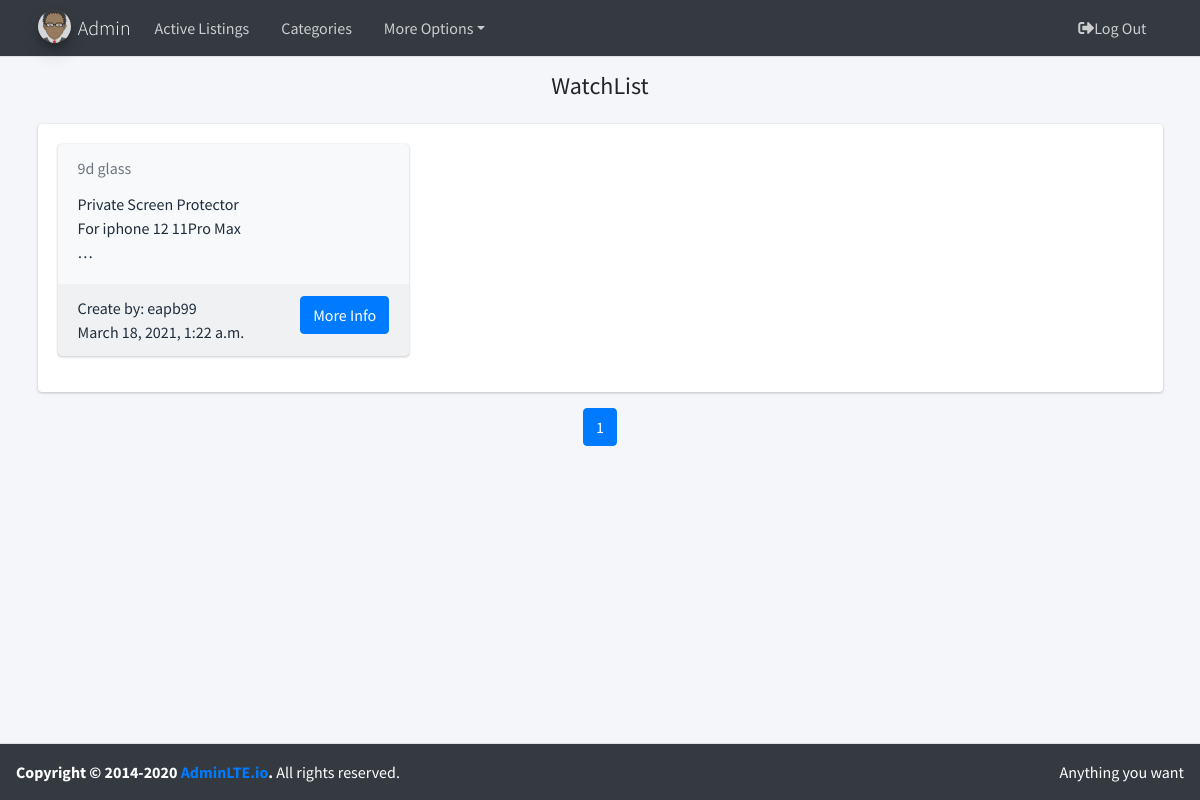
/watchlist/ (signed in), run on the app's committed database.
### auctions/models.py (models this page shows, shortened)
class User(AbstractUser):
    def __str__(self):
        return  f'{self.username}'

class Listing(models.Model):
    lis_name = models.CharField(max_length=50, verbose_name='name')
    lis_description = models.TextField(max_length=500, verbose_name='description')
    lis_image = models.CharField(max_length=500, verbose_name='image')
    lis_active = models.BooleanField(default=True, verbose_name='active')
    lis_date = models.DateTimeField(auto_now=True, verbose_name='date')
    lis_price = models.DecimalField(validators=[MinValueValidator(0)], max_digits=10, decimal_places=2, verbose_name='price')
    lis_user = models.ForeignKey(User, on_delete=models.CASCADE, related_name="listing_user", blank=True, verbose_name='User')
    category = models.ManyToManyField(Category, blank=True, related_name="listing_category")
    watchlist = models.ManyToManyField(User, related_name='watchlist', blank=True)
    class Meta:
        ordering = ['id']

### auctions/views.py (the view)
# urls.py: path('watchlist/', views.ListingListView.as_view(), name='watch'),
class ListingListView(ListView):
    paginate_by = 12
    model = Listing
    template_name = 'listings/listlisting.html'
    def dispatch(self, request, *args, **kwargs):
        if not request.user.is_authenticated:
            return HttpResponseRedirect(reverse('login'))
        return super().dispatch(request, *args, **kwargs)
    def get_queryset(self):
        qs = self.model.objects.filter(watchlist=self.request.user)
        return qs
    def get_context_data(self, **kwargs):
        context = super().get_context_data(**kwargs)
        context['title'] = 'WatchList'
        context['name_page'] = 'WatchlistPage'
        return context

### auctions/templates/listings/listlisting.html (shortened to what this page needs)
{% extends "base/body.html" %}
{% load static %}
{% block cheader %}
    {% if user.is_authenticated %}
        <h4 class="text-center"> {{ title }}</h4>
    {% endif %}
{% endblock %}
{% block content %}
    {% if user.is_authenticated %}
        {% if object_list %}
            <div class="card card-success">
                <div class="card-body">
                    <div class="row">
                        {% for foo in object_list %}
                            <div class="col-12 col-sm-6 col-md-4 d-flex align-items-stretch" id ='lis-card'>
                                <div class="card bg-light">
                                    <div class="card-header text-muted border-bottom-0">
                                        {{ foo.lis_name }}
                                    </div>
                                    <div class="card-body pt-0">
                                        <div class="row">
                                            <div class="col-7">
                                                {{ foo.lis_description|truncatechars:50 }}
                                            </div>
                                            <div class="col-5 text-center">
                                            </div>
                                        </div>
                                    </div>
                                    <div class="card-footer">
                                        Create by: {{ foo.lis_user }}
                                        <a href="{% url 'view' foo.id %}" class="">
                                            <button class="btn btn-primary float-right">More Info</button>
                                        </a>
                                        <footer>{{ foo.lis_date }}</footer>
                                    </div>
                                </div>
                            </div>
                        {% endfor %}
                    </div>
                </div>
            </div>
            <nav aria-label="Page navigation example">
                <ul class="pagination justify-content-center">
                {% for num in paginator.page_range %}
                    {% if page_obj.number == num %}
                        <li  class="page-item active">
                            <span class="page-link"> {{ num }}</span>
                        </li>
                    {% elif num > page_obj.number|add:'-3' and num < page_obj.number|add:'3' %}
                        <a class="page-link"
                           href="?page={{ num }}"> {{ num }}</a>
                    {% endif %}
                {% endfor %}
                </ul>
            </nav>
        {% endif %}
    {% endif %}
{% endblock %}

### auctions/templates/base/navbar.html (shortened to what this page needs)
{% load static %}
<nav class="main-header navbar navbar-expand-md navbar-light navbar-dark">
    <div class="container">
        <a class="navbar-brand">
            {% if user.is_authenticated %}
                <img src="{% static 'lib/adminlte-3.0.4/img/avatar.png' %}" alt="AdminLTE Logo"
                     class="brand-image img-circle elevation-3" style="opacity: .8">
                <span class="brand-text font-weight-light">{{ user.username|title }}</span>
            {% endif %}
        </a>
        <div class="collapse navbar-collapse order-3" id="navbarCollapse">
            <ul class="navbar-nav">
                <li class="nav-item">
                    <a class="nav-link" href="{% url 'index' %}">Active Listings</a>
                </li>
                {% if user.is_authenticated %}
                    <li class="nav-item">
                        <a href="{% url 'category' %}" class="nav-link">Categories</a>
                    </li>
                    <li class="nav-item dropdown">
                    <a id="dropdownSubMenu1" href="#" data-toggle="dropdown" aria-haspopup="true"
                       aria-expanded="false" class="nav-link dropdown-toggle">More Options</a>
                </li>
                {% endif %}
            </ul>
        </div>
        <ul class="order-1 order-md-3 navbar-nav navbar-no-expand ml-auto">
            {% if user.is_authenticated %}
                <li class="nav-item">
                    <a class="nav-link" href="{% url 'logout' %}"> <i class="fas fa-sign-out-alt"></i>Log
                        Out</a>
                </li>
            {% endif %}
        </ul>
    </div>
</nav>

### data on the page
User: username "Admin"
Listing: lis_name "9d glass", lis_description "Private Screen Protector For iphone 12 11Pro Max …", lis_user "eapb99", lis_date "March 18, 2021, 1:22 a.m."

### other printed values
{{ title }} "WatchList"
{{ num }} "1"
